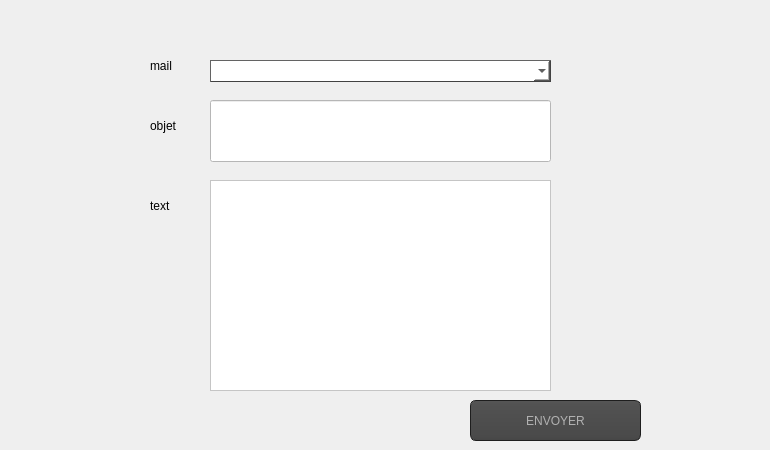
        <widget class="QWidget" name="tab_38">
         <attribute name="title">
          <string>Envoyer </string>
         </attribute>
         <widget class="QTextEdit" name="msg">
          <property name="geometry">
           <rect>
            <x>210</x>
            <y>180</y>
            <width>341</width>
            <height>211</height>
           </rect>
          </property>
          <property name="toolTip">
           <string>&lt;html&gt;&lt;head/&gt;&lt;body&gt;&lt;p&gt;CWC&lt;/p&gt;&lt;/body&gt;&lt;/html&gt;</string>
          </property>
          <property name="styleSheet">
           <string notr="true">background-color: rgb(255, 255, 255);</string>
          </property>
          <property name="html">
           <string>&lt;!DOCTYPE HTML PUBLIC &quot;-//W3C//DTD HTML 4.0//EN&quot; &quot;http://www.w3.org/TR/REC-html40/strict.dtd&quot;&gt;
&lt;html&gt;&lt;head&gt;&lt;meta name=&quot;qrichtext&quot; content=&quot;1&quot; /&gt;&lt;style type=&quot;text/css&quot;&gt;
p, li { white-space: pre-wrap; }
&lt;/style&gt;&lt;/head&gt;&lt;body style=&quot; font-family:'MS Shell Dlg 2'; font-size:8.25pt; font-weight:400; font-style:normal;&quot;&gt;
&lt;p style=&quot;-qt-paragraph-type:empty; margin-top:0px; margin-bottom:0px; margin-left:0px; margin-right:0px; -qt-block-indent:0; text-indent:0px; font-family:'MS Shell Dlg 2'; font-size:7.8pt;&quot;&gt;&lt;br /&gt;&lt;/p&gt;&lt;/body&gt;&lt;/html&gt;</string>
          </property>
         </widget>
         <widget class="QLabel" name="label_89">
          <property name="geometry">
           <rect>
            <x>150</x>
            <y>190</y>
            <width>51</width>
            <height>31</height>
           </rect>
          </property>
          <property name="text">
           <string>text</string>
          </property>
         </widget>
         <widget class="QPushButton" name="pb_ajouter_7">
          <property name="geometry">
           <rect>
            <x>470</x>
            <y>400</y>
            <width>171</width>
            <height>41</height>
           </rect>
          </property>
          <property name="styleSheet">
           <string notr="true">QToolTip
{
     border: 1px solid black;
     background-color: #ffa02f;
     padding: 1px;
     border-radius: 3px;
     opacity: 100;
}

QWidget
{
    color: #b1b1b1;
    background-color: #323232;
}

QWidget:item:hover
{
    background-color: QLinearGradient( x1: 0, y1: 0, x2: 0, y2: 1, stop: 0 #ffa02f, stop: 1 #ca0619);
    color: #000000;
}

QWidget:item:selected
{
    background-color: QLinearGradient( x1: 0, y1: 0, x2: 0, y2: 1, stop: 0 #ffa02f, stop: 1 #d7801a);
}

QMenuBar::item
{
    background: transparent;
}

QMenuBar::item:selected
{
    background: transparent;
    border: 1px solid #ffaa00;
}

QMenuBar::item:pressed
{
    background: #444;
    border: 1px solid #000;
    background-color: QLinearGradient(
        x1:0, y1:0,
        x2:0, y2:1,
        stop:1 #212121,
        stop:0.4 #343434/*,
        stop:0.2 #343434,
        stop:0.1 #ffaa00*/
    );
    margin-bottom:-1px;
    padding-bottom:1px;
}

QMenu
{
    border: 1px solid #000;
}

QMenu::item
{
    padding: 2px 20px 2px 20px;
}

QMenu::item:selected
{
    color: #000000;
}

QWidget:disabled
{
    color: #404040;
    background-color: #323232;
}

QAbstractItemView
{
    background-color: QLinearGradient( x1: 0, y1: 0, x2: 0, y2: 1, stop: 0 #4d4d4d, stop: 0.1 #646464, stop: 1 #5d5d5d);
}

QWidget:focus
{
    /*border: 2px solid QLinearGradient( x1: 0, y1: 0, x2: 0, y2: 1, stop: 0 #ffa02f, stop: 1 #d7801a);*/
}

QLineEdit
{
    background-color: QLinearGradient( x1: 0, y1: 0, x2: 0, y2: 1, stop: 0 #4d4d4d, stop: 0 #646464, stop: 1 #5d5d5d);
    padding: 1px;
    border-style: solid;
    border: 1px solid #1e1e1e;
    border-radius: 5;
}

QPushButton
{
    color: #b1b1b1;
    background-color: QLinearGradient( x1: 0, y1: 0, x2: 0, y2: 1, stop: 0 #565656, stop: 0.1 #525252, stop: 0.5 #4e4e4e, stop: 0.9 #4a4a4a, stop: 1 #464646);
    border-width: 1px;
    border-color: #1e1e1e;
    border-style: solid;
    border-radius: 6;
    padding: 3px;
    font-size: 12px;
    padding-left: 5px;
    padding-right: 5px;
}

QPushButton:pressed
{
    background-color: QLinearGradient( x1: 0, y1: 0, x2: 0, y2: 1, stop: 0 #2d2d2d, stop: 0.1 #2b2b2b, stop: 0.5 #292929, stop: 0.9 #282828, stop: 1 #252525);
}

QComboBox
{
    selection-background-color: #ffaa00;
    background-color: QLinearGradient( x1: 0, y1: 0, x2: 0, y2: 1, stop: 0 #565656, stop: 0.1 #525252, stop: 0.5 #4e4e4e, stop: 0.9 #4a4a4a, stop: 1 #464646);
    border-style: solid;
    border: 1px solid #1e1e1e;
    border-radius: 5;
}

QComboBox:hover,QPushButton:hover
{
    border: 2px solid QLinearGradient( x1: 0, y1: 0, x2: 0, y2: 1, stop: 0 #ffa02f, stop: 1 #d7801a);
}


QComboBox:on
{
    padding-top: 3px;
    padding-left: 4px;
    background-color: QLinearGradient( x1: 0, y1: 0, x2: 0, y2: 1, stop: 0 #2d2d2d, stop: 0.1 #2b2b2b, stop: 0.5 #292929, stop: 0.9 #282828, stop: 1 #252525);
    selection-background-color: #ffaa00;
}

QComboBox QAbstractItemView
{
    border: 2px solid darkgray;
    selection-background-color: QLinearGradient( x1: 0, y1: 0, x2: 0, y2: 1, stop: 0 #ffa02f, stop: 1 #d7801a);
}

QComboBox::drop-down
{
     subcontrol-origin: padding;
     subcontrol-position: top right;
     width: 15px;

     border-left-width: 0px;
     border-left-color: darkgray;
     border-left-style: solid; /* just a single line */
     border-top-right-radius: 3px; /* same radius as the QComboBox */
     border-bottom-right-radius: 3px;
 }

QComboBox::down-arrow
{
     image: url(:/down_arrow.png);
}

QGroupBox:focus
{
border: 2px solid QLinearGradient( x1: 0, y1: 0, x2: 0, y2: 1, stop: 0 #ffa02f, stop: 1 #d7801a);
}

QTextEdit:focus
{
    border: 2px solid QLinearGradient( x1: 0, y1: 0, x2: 0, y2: 1, stop: 0 #ffa02f, stop: 1 #d7801a);
}

QScrollBar:horizontal {
     border: 1px solid #222222;
     background: QLinearGradient( x1: 0, y1: 0, x2: 0, y2: 1, stop: 0.0 #121212, stop: 0.2 #282828, stop: 1 #484848);
     height: 7px;
     margin: 0px 16px 0 16px;
}

QScrollBar::handle:horizontal
{
      background: QLinearGradient( x1: 0, y1: 0, x2: 1, y2: 0, stop: 0 #ffa02f, stop: 0.5 #d7801a, stop: 1 #ffa02f);
      min-height: 20px;
      border-radius: 2px;
}

QScrollBar::add-line:horizontal {
      border: 1px solid #1b1b19;
      border-radius: 2px;
      background: QLinearGradient( x1: 0, y1: 0, x2: 1, y2: 0, stop: 0 #ffa02f, stop: 1 #d7801a);
      width: 14px;
      subcontrol-position: right;
      subcontrol-origin: margin;
}

QScrollBar::sub-line:horizontal {
      border: 1px solid #1b1b19;
      border-radius: 2px;
      background: QLinearGradient( x1: 0, y1: 0, x2: 1, y2: 0, stop: 0 #ffa02f, stop: 1 #d7801a);
      width: 14px;
     subcontrol-position: left;
     subcontrol-origin: margin;
}

QScrollBar::right-arrow:horizontal, QScrollBar::left-arrow:horizontal
{
      border: 1px solid black;
      width: 1px;
      height: 1px;
      background: white;
}

QScrollBar::add-page:horizontal, QScrollBar::sub-page:horizontal
{
      background: none;
}

QScrollBar:vertical
{
      background: QLinearGradient( x1: 0, y1: 0, x2: 1, y2: 0, stop: 0.0 #121212, stop: 0.2 #282828, stop: 1 #484848);
      width: 7px;
      margin: 16px 0 16px 0;
      border: 1px solid #222222;
}

QScrollBar::handle:vertical
{
      background: QLinearGradient( x1: 0, y1: 0, x2: 0, y2: 1, stop: 0 #ffa02f, stop: 0.5 #d7801a, stop: 1 #ffa02f);
      min-height: 20px;
      border-radius: 2px;
}

QScrollBar::add-line:vertical
{
      border: 1px solid #1b1b19;
      border-radius: 2px;
      background: QLinearGradient( x1: 0, y1: 0, x2: 0, y2: 1, stop: 0 #ffa02f, stop: 1 #d7801a);
      height: 14px;
      subcontrol-position: bottom;
      subcontrol-origin: margin;
}

QScrollBar::sub-line:vertical
{
      border: 1px solid #1b1b19;
      border-radius: 2px;
      background: QLinearGradient( x1: 0, y1: 0, x2: 0, y2: 1, stop: 0 #d7801a, stop: 1 #ffa02f);
      height: 14px;
      subcontrol-position: top;
      subcontrol-origin: margin;
}

QScrollBar::up-arrow:vertical, QScrollBar::down-arrow:vertical
{
      border: 1px solid black;
      width: 1px;
      height: 1px;
      background: white;
}


QScrollBar::add-page:vertical, QScrollBar::sub-page:vertical
{
      background: none;
}

QTextEdit
{
    background-color: #242424;
}

QPlainTextEdit
{
    background-color: #242424;
}

QHeaderView::section
{
    background-color: QLinearGradient(x1:0, y1:0, x2:0, y2:1, stop:0 #616161, stop: 0.5 #505050, stop: 0.6 #434343, stop:1 #656565);
    color: white;
    padding-left: 4px;
    border: 1px solid #6c6c6c;
}

QCheckBox:disabled
{
color: #414141;
}

QDockWidget::title
{
    text-align: center;
    spacing: 3px; /* spacing between items in the tool bar */
    background-color: QLinearGradient(x1:0, y1:0, x2:0, y2:1, stop:0 #323232, stop: 0.5 #242424, stop:1 #323232);
}

QDockWidget::close-button, QDockWidget::float-button
{
    text-align: center;
    spacing: 1px; /* spacing between items in the tool bar */
    background-color: QLinearGradient(x1:0, y1:0, x2:0, y2:1, stop:0 #323232, stop: 0.5 #242424, stop:1 #323232);
}

QDockWidget::close-button:hover, QDockWidget::float-button:hover
{
    background: #242424;
}

QDockWidget::close-button:pressed, QDockWidget::float-button:pressed
{
    padding: 1px -1px -1px 1px;
}

QMainWindow::separator
{
    background-color: QLinearGradient(x1:0, y1:0, x2:0, y2:1, stop:0 #161616, stop: 0.5 #151515, stop: 0.6 #212121, stop:1 #343434);
    color: white;
    padding-left: 4px;
    border: 1px solid #4c4c4c;
    spacing: 3px; /* spacing between items in the tool bar */
}

QMainWindow::separator:hover
{

    background-color: QLinearGradient(x1:0, y1:0, x2:0, y2:1, stop:0 #d7801a, stop:0.5 #b56c17 stop:1 #ffa02f);
    color: white;
    padding-left: 4px;
    border: 1px solid #6c6c6c;
    spacing: 3px; /* spacing between items in the tool bar */
}

QToolBar::handle
{
     spacing: 3px; /* spacing between items in the tool bar */
     background: url(:/images/handle.png);
}

QMenu::separator
{
    height: 2px;
    background-color: QLinearGradient(x1:0, y1:0, x2:0, y2:1, stop:0 #161616, stop: 0.5 #151515, stop: 0.6 #212121, stop:1 #343434);
    color: white;
    padding-left: 4px;
    margin-left: 10px;
    margin-right: 5px;
}

QProgressBar
{
    border: 2px solid grey;
    border-radius: 5px;
    text-align: center;
}

QProgressBar::chunk
{
    background-color: #d7801a;
    width: 2.15px;
    margin: 0.5px;
}

QTabBar::tab {
    color: #b1b1b1;
    border: 1px solid #444;
    border-bottom-style: none;
    background-color: #323232;
    padding-left: 10px;
    padding-right: 10px;
    padding-top: 3px;
    padding-bottom: 2px;
    margin-right: -1px;
}

QTabWidget::pane {
    border: 1px solid #444;
    top: 1px;
}

QTabBar::tab:last
{
    margin-right: 0; /* the last selected tab has nothing to overlap with on the right */
    border-top-right-radius: 3px;
}

QTabBar::tab:first:!selected
{
 margin-left: 0px; /* the last selected tab has nothing to overlap with on the right */


    border-top-left-radius: 3px;
}

QTabBar::tab:!selected
{
    color: #b1b1b1;
    border-bottom-style: solid;
    margin-top: 3px;
    background-color: QLinearGradient(x1:0, y1:0, x2:0, y2:1, stop:1 #212121, stop:.4 #343434);
}

QTabBar::tab:selected
{
    border-top-left-radius: 3px;
    border-top-right-radius: 3px;
    margin-bottom: 0px;
}

QTabBar::tab:!selected:hover
{
    /*border-top: 2px solid #ffaa00;
    padding-bottom: 3px;*/
    border-top-left-radius: 3px;
    border-top-right-radius: 3px;
    background-color: QLinearGradient(x1:0, y1:0, x2:0, y2:1, stop:1 #212121, stop:0.4 #343434, stop:0.2 #343434, stop:0.1 #ffaa00);
}

QRadioButton::indicator:checked, QRadioButton::indicator:unchecked{
    color: #b1b1b1;
    background-color: #323232;
    border: 1px solid #b1b1b1;
    border-radius: 6px;
}

QRadioButton::indicator:checked
{
    background-color: qradialgradient(
        cx: 0.5, cy: 0.5,
        fx: 0.5, fy: 0.5,
        radius: 1.0,
        stop: 0.25 #ffaa00,
        stop: 0.3 #323232
    );
}

QCheckBox::indicator{
    color: #b1b1b1;
    background-color: #323232;
    border: 1px solid #b1b1b1;
    width: 9px;
    height: 9px;
}

QRadioButton::indicator
{
    border-radius: 6px;
}

QRadioButton::indicator:hover, QCheckBox::indicator:hover
{
    border: 1px solid #ffaa00;
}

QCheckBox::indicator:checked
{
    image:url(:/images/checkbox.png);
}

QCheckBox::indicator:disabled, QRadioButton::indicator:disabled
{
    border: 1px solid #444;
}</string>
          </property>
          <property name="text">
           <string>ENVOYER</string>
          </property>
         </widget>
         <widget class="QLineEdit" name="subject">
          <property name="geometry">
           <rect>
            <x>210</x>
            <y>100</y>
            <width>341</width>
            <height>62</height>
           </rect>
          </property>
          <property name="styleSheet">
           <string notr="true">background-color: rgb(255, 255, 255);</string>
          </property>
         </widget>
         <widget class="QComboBox" name="comboBox_mail">
          <property name="geometry">
           <rect>
            <x>210</x>
            <y>60</y>
            <width>341</width>
            <height>22</height>
           </rect>
          </property>
          <property name="styleSheet">
           <string notr="true">background-color: rgb(255, 255, 255);
    border-style: outset;
    border-width: 1px;
    border-color: rgb(66, 66, 66);</string>
          </property>
         </widget>
         <widget class="QLabel" name="label_90">
          <property name="geometry">
           <rect>
            <x>150</x>
            <y>50</y>
            <width>59</width>
            <height>31</height>
           </rect>
          </property>
          <property name="text">
           <string>mail</string>
          </property>
         </widget>
         <widget class="QLabel" name="label_91">
          <property name="geometry">
           <rect>
            <x>150</x>
            <y>91</y>
            <width>59</width>
            <height>69</height>
           </rect>
          </property>
          <property name="text">
           <string>objet</string>
          </property>
         </widget>
         <widget class="QLabel" name="label_96">
          <property name="geometry">
           <rect>
            <x>670</x>
            <y>10</y>
            <width>91</width>
            <height>91</height>
           </rect>
          </property>
          <property name="text">
           <string/>
          </property>
          <property name="pixmap">
           <pixmap resource="images.qrc">:/images/mail.png</pixmap>
          </property>
          <property name="scaledContents">
           <bool>true</bool>
          </property>
         </widget>
        </widget>
